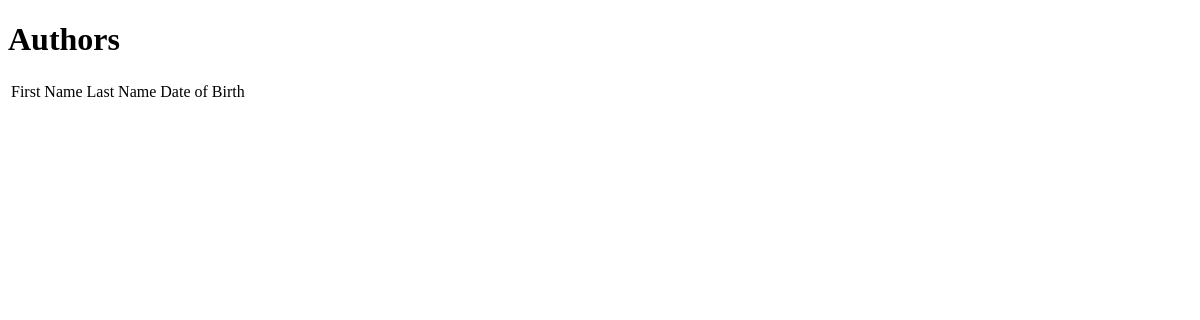
/authors/, run on an earlier commit of the app's database.
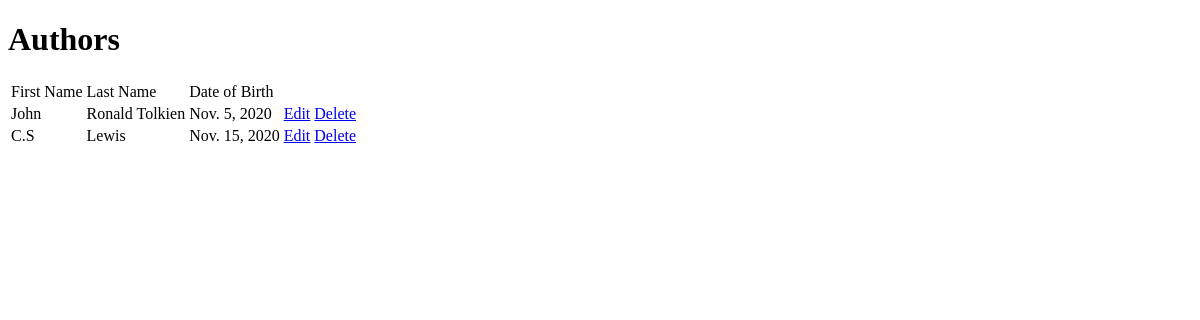
And on a later commit of the database.
### books/models.py (models this page shows, shortened)
class Author(models.Model):
    first_name = models.CharField(blank=False, max_length=255)
    last_name = models.CharField(blank=False, max_length=255)
    dob = models.DateField(blank=False)

### books/views.py (the view)
# urls.py: path('authors/', books.views.view_authors),
def view_authors(request):
    all_authors = Author.objects.all()
    return render(request, 'books/authors.template.html', {
        'authors': all_authors
    })

### books/templates/books/authors.template.html (shortened to what this page needs)
<!DOCTYPE html>
<html lang="en">
<head>
</head>
<body>
    <h1>Authors</h1>
    <table>
        <tr>
            <td>First Name</td>
            <td>Last Name</td>
            <td>Date of Birth</td>
            <td></td>
        </tr>
        {%for a in authors %}
            <tr>
                <td>{{a.first_name}}</td>
                <td>{{a.last_name}}</td>
                <td>{{a.dob}}</td>
                <td>
                    <a href="{% url 'update_author_route' author_id=a.id %}">Edit</a>
                    <a href="{% url 'delete_author_route' author_id=a.id %}">Delete</a>
                </td>
            </tr>
        {%endfor%}
    </table>
</body>
</html>

What changed in the data, as far as the page shows it:
added Author: first_name "John", last_name "Ronald Tolkien", dob "Nov. 5, 2020"
added Author: first_name "C.S", last_name "Lewis", dob "Nov. 15, 2020"
